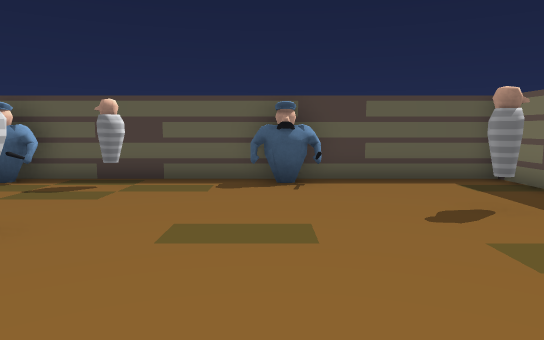
view 1 (above)

14 first-person views from a walk through a scene from a Unity 3-D project. The camera is 1.2 m above the floor, tilts 6° down and sees 70° across. Doors are open. The floor is counted in squares, 1 m on a side. Each view is taken from the middle of a square. On the plan, view 1 faces up. The plan holds only what a view shows up to about 15 squares ahead; the rest is blank. The place goes on beyond the plan. The player is left out.

view 2
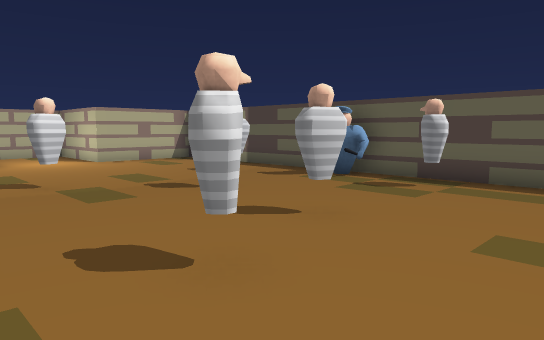

view 3
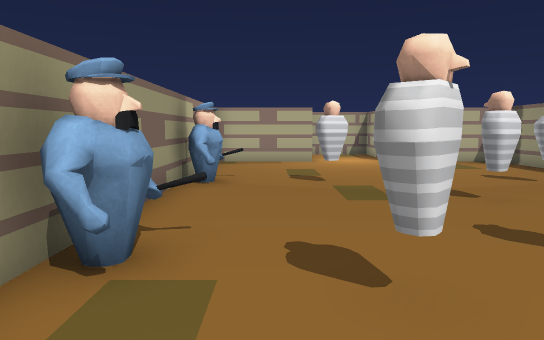

view 4
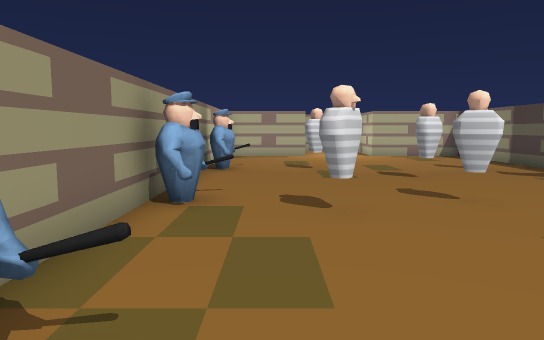

view 5
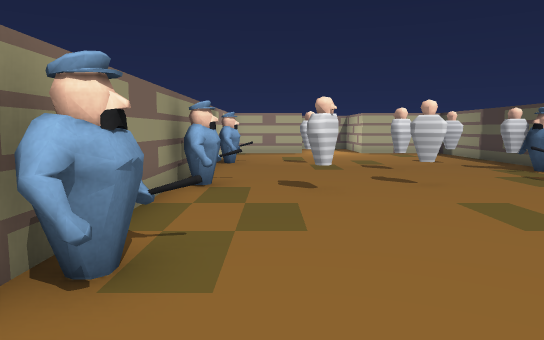

view 6
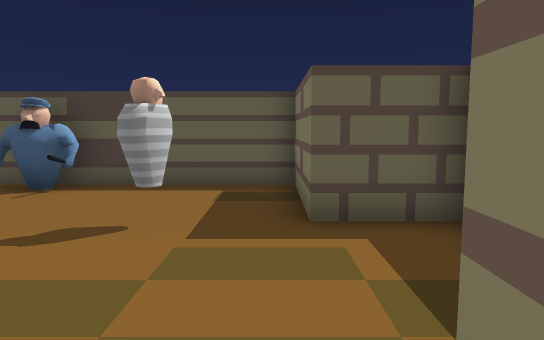

view 7
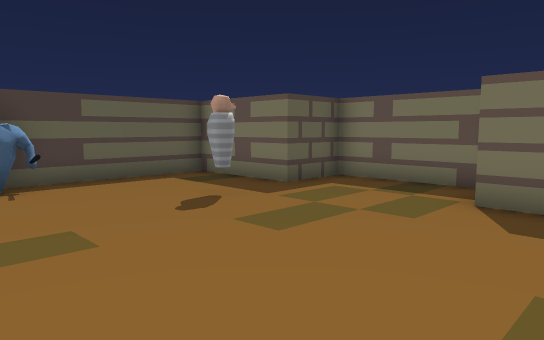

view 8
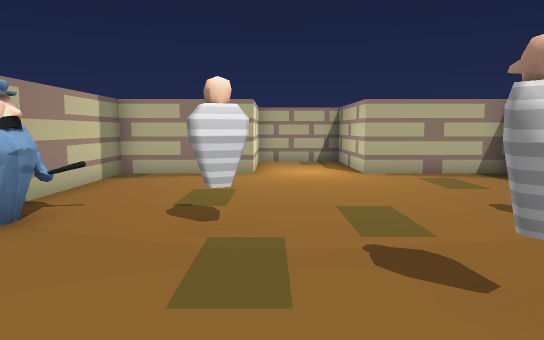

view 9
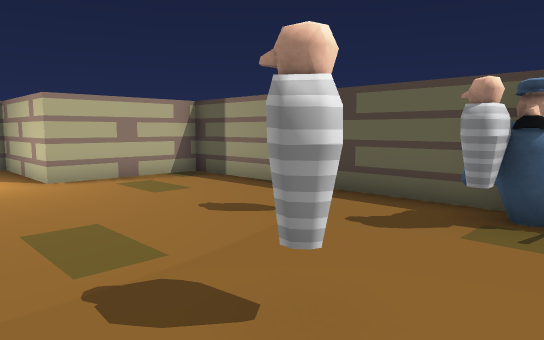

view 10
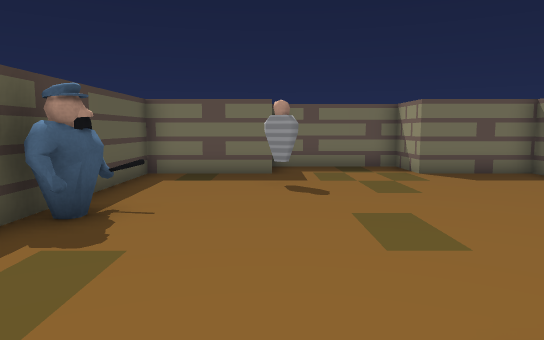

view 11
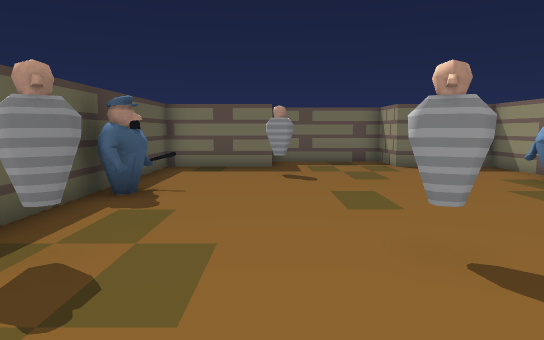

view 12
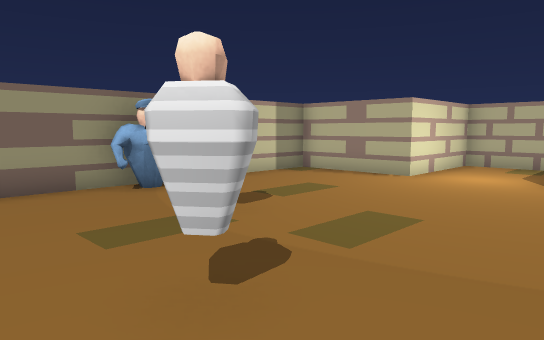

view 13
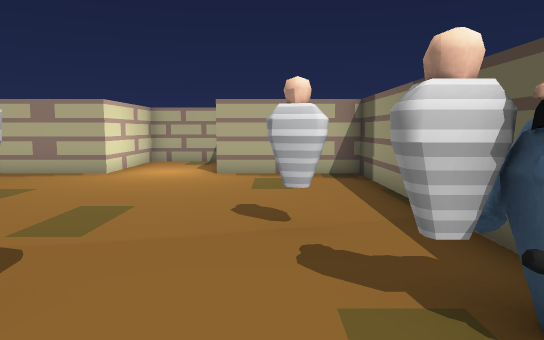

view 14
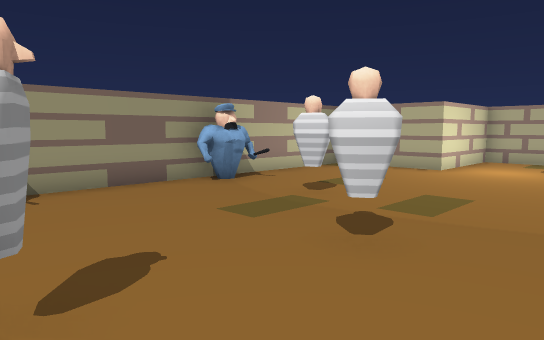

### Floor plan
Points are (right, up) in squares from view 1. A wall is a line through its corners. A room is listed if a view was taken in it or the views show most of it. See-through windows are left out.
Room 1 (views 1, 2, 3, 4, 5, 6, 7, 8, 9, 10, 11, 12, 13, 14)
walls: (-0.4, 9.4) (-14.5, 9.4) (-14.5, 5.5); (3.1, -1.1) (5.5, -1.1) (5.5, 2) (7.5, 2) (7.5, 6) (5.5, 6) (5.5, 9.4) (1.4, 9.4); (-14.5, 2.5) (-14.5, -1.1) (1.6, -1.1)
ways out: opening at (-15, 4) to room 2; open door at (-15, 3) to room 2; open door at (-15, 5) to room 2
objects: other object (-10, -1) to (-9, 0); other object (-9, 2) to (-9, 3); other object (-9, 7) to (-9, 8); other object (-7, 5) to (-6, 5); other object (-7, 8) to (-6, 8); other object (-7, 9) to (-6, 9); other object (-4, 0) to (-3, 0); other object (-4, 4) to (-3, 5); other object (-4, 8) to (-3, 8); other object (-3, 2) to (-2, 2); other object (0, 8) to (1, 9); other object (1, -1) to (2, 0); other object (3, 6) to (4, 6)
Room 2 (no view inside)
walls: (-14.5, 5.5) (-18.5, 5.5) (-18.5, 2.5) (-14.5, 2.5)
ways out: opening at (-15, 4) to room 1; open door at (-15, 3) to room 1; open door at (-15, 5) to room 1

Positions as (right, up) in squares from view 1, and headings:
1: (0, 0), facing up
2: (0, 0), facing up-left
3: (0, 1), facing left
4: (3, 1), facing left
5: (5, 1), facing left
6: (5, 1), facing up
7: (-1, 0), facing up-right
8: (-4, 3), facing left
9: (-5, 3), facing up-left
10: (-5, 6), facing right
11: (-7, 6), facing right
12: (-5, 7), facing down-left
13: (-4, 7), facing left
14: (-3, 7), facing down-left
